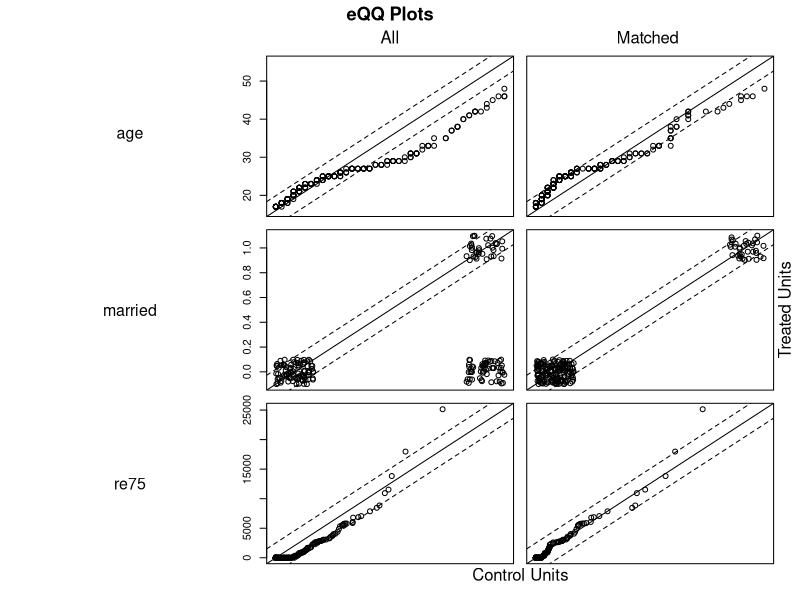

Write the R code that produced this figure.
# Librerías
library(tidyverse)
library(MatchIt)

# Cargar datos
data("lalonde")
lalonde %>% head()

# Conteo de tratamiento
lalonde %>% group_by(treat) %>% summarise(count = n())

# Inicializar match
match <- matchit(formula = treat ~ age + educ + married + re75,
                 data = lalonde, method = 'nearest', distance = 'glm',
                 link = 'logit', estimad = 'ATT')

# Balance antes de emparejar
match %>% summary() %>% pluck('sum.all') %>% round(2)

# Balance después de emparejar
match %>% summary() %>% pluck('sum.matched') %>% round(2)

# Conteo de observaciones tras emparejar
match %>% summary() %>% pluck('nn')

# Extraer datos emparejados de `match`
df <- match.data(match)

# Plot
plot(match, type = "qq", interactive = FALSE,
     which.xs = c("age", "married", "re75"))

# Efecto estimado sin emparejar
t0 <- t.test(x = lalonde %>% filter(treat == 0) %>% pull(re78),
             y = lalonde %>% filter(treat == 1) %>% pull(re78))

# Efecto estimado tras emparejar
t1 <- t.test(x = df %>% filter(treat == 0) %>% pull(re78),
             y = df %>% filter(treat == 1) %>% pull(re78))

# Visualizar efectos estimados
t0$estimate %>% diff() # Sin matching es negativo
t1$estimate %>% diff() # Con matching es positivo
